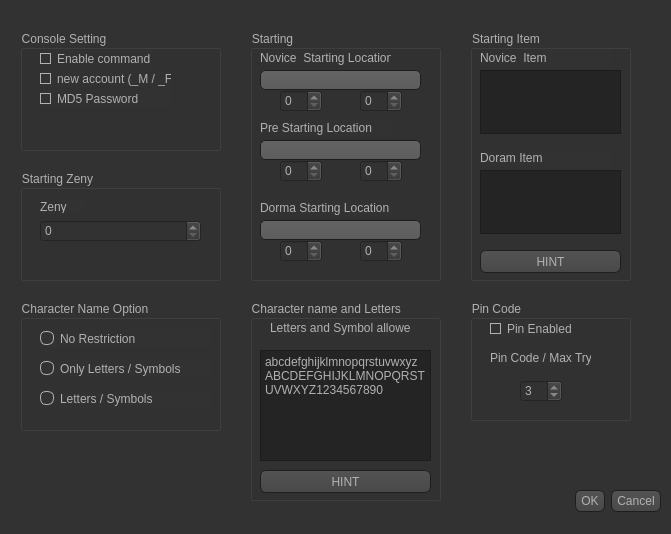
<?xml version="1.0" encoding="UTF-8"?>
<ui version="4.0">
 <class>AdvanceSetting</class>
 <widget class="QDialog" name="AdvanceSetting">
  <property name="windowModality">
   <enum>Qt::NonModal</enum>
  </property>
  <property name="geometry">
   <rect>
    <x>0</x>
    <y>0</y>
    <width>671</width>
    <height>534</height>
   </rect>
  </property>
  <property name="windowTitle">
   <string>Advanced Setting</string>
  </property>
  <property name="styleSheet">
   <string notr="true">QToolTip
{
     border: 1px solid black;
     background-color: #ffa02f;
     padding: 1px;
     border-radius: 3px;
     opacity: 100;
}

QWidget
{
    color: #b1b1b1;
    background-color: #323232;
}

QWidget:item:hover
{
    background-color: QLinearGradient( x1: 0, y1: 0, x2: 0, y2: 1, stop: 0 #ffa02f, stop: 1 #ca0619);
    color: #000000;
}

QWidget:item:selected
{
    background-color: QLinearGradient( x1: 0, y1: 0, x2: 0, y2: 1, stop: 0 #ffa02f, stop: 1 #d7801a);
}

QMenuBar::item
{
    background: transparent;
}

QMenuBar::item:selected
{
    background: transparent;
    border: 1px solid #ffaa00;
}

QMenuBar::item:pressed
{
    background: #444;
    border: 1px solid #000;
    background-color: QLinearGradient(
        x1:0, y1:0,
        x2:0, y2:1,
        stop:1 #212121,
        stop:0.4 #343434/*,
        stop:0.2 #343434,
        stop:0.1 #ffaa00*/
    );
    margin-bottom:-1px;
    padding-bottom:1px;
}

QMenu
{
    border: 1px solid #000;
}

QMenu::item
{
    padding: 2px 20px 2px 20px;
}

QMenu::item:selected
{
    color: #000000;
}

QWidget:disabled
{
    color: #404040;
    background-color: #323232;
}

QAbstractItemView
{
    background-color: QLinearGradient( x1: 0, y1: 0, x2: 0, y2: 1, stop: 0 #4d4d4d, stop: 0.1 #646464, stop: 1 #5d5d5d);
}

QWidget:focus
{
    /*border: 2px solid QLinearGradient( x1: 0, y1: 0, x2: 0, y2: 1, stop: 0 #ffa02f, stop: 1 #d7801a);*/
}

QLineEdit
{
    background-color: QLinearGradient( x1: 0, y1: 0, x2: 0, y2: 1, stop: 0 #4d4d4d, stop: 0 #646464, stop: 1 #5d5d5d);
    padding: 1px;
    border-style: solid;
    border: 1px solid #1e1e1e;
    border-radius: 5;
}

QPushButton
{
    color: #b1b1b1;
    background-color: QLinearGradient( x1: 0, y1: 0, x2: 0, y2: 1, stop: 0 #565656, stop: 0.1 #525252, stop: 0.5 #4e4e4e, stop: 0.9 #4a4a4a, stop: 1 #464646);
    border-width: 1px;
    border-color: #1e1e1e;
    border-style: solid;
    border-radius: 6;
    padding: 3px;
    font-size: 12px;
    padding-left: 5px;
    padding-right: 5px;
}

QPushButton:pressed
{
    background-color: QLinearGradient( x1: 0, y1: 0, x2: 0, y2: 1, stop: 0 #2d2d2d, stop: 0.1 #2b2b2b, stop: 0.5 #292929, stop: 0.9 #282828, stop: 1 #252525);
}

QComboBox
{
    selection-background-color: #ffaa00;
    background-color: QLinearGradient( x1: 0, y1: 0, x2: 0, y2: 1, stop: 0 #565656, stop: 0.1 #525252, stop: 0.5 #4e4e4e, stop: 0.9 #4a4a4a, stop: 1 #464646);
    border-style: solid;
    border: 1px solid #1e1e1e;
    border-radius: 5;
}

QComboBox:hover,QPushButton:hover
{
    border: 2px solid QLinearGradient( x1: 0, y1: 0, x2: 0, y2: 1, stop: 0 #ffa02f, stop: 1 #d7801a);
}


QComboBox:on
{
    padding-top: 3px;
    padding-left: 4px;
    background-color: QLinearGradient( x1: 0, y1: 0, x2: 0, y2: 1, stop: 0 #2d2d2d, stop: 0.1 #2b2b2b, stop: 0.5 #292929, stop: 0.9 #282828, stop: 1 #252525);
    selection-background-color: #ffaa00;
}

QComboBox QAbstractItemView
{
    border: 2px solid darkgray;
    selection-background-color: QLinearGradient( x1: 0, y1: 0, x2: 0, y2: 1, stop: 0 #ffa02f, stop: 1 #d7801a);
}

QComboBox::drop-down
{
     subcontrol-origin: padding;
     subcontrol-position: top right;
     width: 15px;

     border-left-width: 0px;
     border-left-color: darkgray;
     border-left-style: solid; /* just a single line */
     border-top-right-radius: 3px; /* same radius as the QComboBox */
     border-bottom-right-radius: 3px;
 }

QComboBox::down-arrow
{
     image: url(:/new/images/down_arrow.png);
}

QGroupBox:focus
{
border: 2px solid QLinearGradient( x1: 0, y1: 0, x2: 0, y2: 1, stop: 0 #ffa02f, stop: 1 #d7801a);
}

QTextEdit:focus
{
    border: 2px solid QLinearGradient( x1: 0, y1: 0, x2: 0, y2: 1, stop: 0 #ffa02f, stop: 1 #d7801a);
}

QScrollBar:horizontal {
     border: 1px solid #222222;
     background: QLinearGradient( x1: 0, y1: 0, x2: 0, y2: 1, stop: 0.0 #121212, stop: 0.2 #282828, stop: 1 #484848);
     height: 7px;
     margin: 0px 16px 0 16px;
}

QScrollBar::handle:horizontal
{
      background: QLinearGradient( x1: 0, y1: 0, x2: 1, y2: 0, stop: 0 #ffa02f, stop: 0.5 #d7801a, stop: 1 #ffa02f);
      min-height: 20px;
      border-radius: 2px;
}

QScrollBar::add-line:horizontal {
      border: 1px solid #1b1b19;
      border-radius: 2px;
      background: QLinearGradient( x1: 0, y1: 0, x2: 1, y2: 0, stop: 0 #ffa02f, stop: 1 #d7801a);
      width: 14px;
      subcontrol-position: right;
      subcontrol-origin: margin;
}

QScrollBar::sub-line:horizontal {
      border: 1px solid #1b1b19;
      border-radius: 2px;
      background: QLinearGradient( x1: 0, y1: 0, x2: 1, y2: 0, stop: 0 #ffa02f, stop: 1 #d7801a);
      width: 14px;
     subcontrol-position: left;
     subcontrol-origin: margin;
}

QScrollBar::right-arrow:horizontal, QScrollBar::left-arrow:horizontal
{
      border: 1px solid black;
      width: 1px;
      height: 1px;
      background: white;
}

QScrollBar::add-page:horizontal, QScrollBar::sub-page:horizontal
{
      background: none;
}

QScrollBar:vertical
{
      background: QLinearGradient( x1: 0, y1: 0, x2: 1, y2: 0, stop: 0.0 #121212, stop: 0.2 #282828, stop: 1 #484848);
      width: 7px;
      margin: 16px 0 16px 0;
      border: 1px solid #222222;
}

QScrollBar::handle:vertical
{
      background: QLinearGradient( x1: 0, y1: 0, x2: 0, y2: 1, stop: 0 #ffa02f, stop: 0.5 #d7801a, stop: 1 #ffa02f);
      min-height: 20px;
      border-radius: 2px;
}

QScrollBar::add-line:vertical
{
      border: 1px solid #1b1b19;
      border-radius: 2px;
      background: QLinearGradient( x1: 0, y1: 0, x2: 0, y2: 1, stop: 0 #ffa02f, stop: 1 #d7801a);
      height: 14px;
      subcontrol-position: bottom;
      subcontrol-origin: margin;
}

QScrollBar::sub-line:vertical
{
      border: 1px solid #1b1b19;
      border-radius: 2px;
      background: QLinearGradient( x1: 0, y1: 0, x2: 0, y2: 1, stop: 0 #d7801a, stop: 1 #ffa02f);
      height: 14px;
      subcontrol-position: top;
      subcontrol-origin: margin;
}

QScrollBar::up-arrow:vertical, QScrollBar::down-arrow:vertical
{
      border: 1px solid black;
      width: 1px;
      height: 1px;
      background: white;
}


QScrollBar::add-page:vertical, QScrollBar::sub-page:vertical
{
      background: none;
}

QTextEdit
{
    background-color: #242424;
}

QPlainTextEdit
{
    background-color: #242424;
}

QHeaderView::section
{
    background-color: QLinearGradient(x1:0, y1:0, x2:0, y2:1, stop:0 #616161, stop: 0.5 #505050, stop: 0.6 #434343, stop:1 #656565);
    color: white;
    padding-left: 4px;
    border: 1px solid #6c6c6c;
}

QCheckBox:disabled
{
color: #414141;
}

QDockWidget::title
{
    text-align: center;
    spacing: 3px; /* spacing between items in the tool bar */
    background-color: QLinearGradient(x1:0, y1:0, x2:0, y2:1, stop:0 #323232, stop: 0.5 #242424, stop:1 #323232);
}

QDockWidget::close-button, QDockWidget::float-button
{
    text-align: center;
    spacing: 1px; /* spacing between items in the tool bar */
    background-color: QLinearGradient(x1:0, y1:0, x2:0, y2:1, stop:0 #323232, stop: 0.5 #242424, stop:1 #323232);
}

QDockWidget::close-button:hover, QDockWidget::float-button:hover
{
    background: #242424;
}

QDockWidget::close-button:pressed, QDockWidget::float-button:pressed
{
    padding: 1px -1px -1px 1px;
}

QMainWindow::separator
{
    background-color: QLinearGradient(x1:0, y1:0, x2:0, y2:1, stop:0 #161616, stop: 0.5 #151515, stop: 0.6 #212121, stop:1 #343434);
    color: white;
    padding-left: 4px;
    border: 1px solid #4c4c4c;
    spacing: 3px; /* spacing between items in the tool bar */
}

QMainWindow::separator:hover
{

    background-color: QLinearGradient(x1:0, y1:0, x2:0, y2:1, stop:0 #d7801a, stop:0.5 #b56c17 stop:1 #ffa02f);
    color: white;
    padding-left: 4px;
    border: 1px solid #6c6c6c;
    spacing: 3px; /* spacing between items in the tool bar */
}

QToolBar::handle
{
     spacing: 3px; /* spacing between items in the tool bar */
     background: url(:/new/images/handle.png);
}

QMenu::separator
{
    height: 2px;
    background-color: QLinearGradient(x1:0, y1:0, x2:0, y2:1, stop:0 #161616, stop: 0.5 #151515, stop: 0.6 #212121, stop:1 #343434);
    color: white;
    padding-left: 4px;
    margin-left: 10px;
    margin-right: 5px;
}

QProgressBar
{
    border: 2px solid grey;
    border-radius: 5px;
    text-align: center;
}

QProgressBar::chunk
{
    background-color: #d7801a;
    width: 2.15px;
    margin: 0.5px;
}

QTabBar::tab {
    color: #b1b1b1;
    border: 1px solid #444;
    border-bottom-style: none;
    background-color: #323232;
    padding-left: 10px;
    padding-right: 10px;
    padding-top: 3px;
    padding-bottom: 2px;
    margin-right: -1px;
}

QTabWidget::pane {
    border: 1px solid #444;
    top: 1px;
}

QTabBar::tab:last
{
    margin-right: 0; /* the last selected tab has nothing to overlap with on the right */
    border-top-right-radius: 3px;
}

QTabBar::tab:first:!selected
{
 margin-left: 0px; /* the last selected tab has nothing to overlap with on the right */


    border-top-left-radius: 3px;
}

QTabBar::tab:!selected
{
    color: #b1b1b1;
    border-bottom-style: solid;
    margin-top: 3px;
    background-color: QLinearGradient(x1:0, y1:0, x2:0, y2:1, stop:1 #212121, stop:.4 #343434);
}

QTabBar::tab:selected
{
    border-top-left-radius: 3px;
    border-top-right-radius: 3px;
    margin-bottom: 0px;
}

QTabBar::tab:!selected:hover
{
    /*border-top: 2px solid #ffaa00;
    padding-bottom: 3px;*/
    border-top-left-radius: 3px;
    border-top-right-radius: 3px;
    background-color: QLinearGradient(x1:0, y1:0, x2:0, y2:1, stop:1 #212121, stop:0.4 #343434, stop:0.2 #343434, stop:0.1 #ffaa00);
}

QRadioButton::indicator:checked, QRadioButton::indicator:unchecked{
    color: #b1b1b1;
    background-color: #323232;
    border: 1px solid #b1b1b1;
    border-radius: 6px;
}

QRadioButton::indicator:checked
{
    background-color: qradialgradient(
        cx: 0.5, cy: 0.5,
        fx: 0.5, fy: 0.5,
        radius: 1.0,
        stop: 0.25 #ffaa00,
        stop: 0.3 #323232
    );
}

QCheckBox::indicator{
    color: #b1b1b1;
    background-color: #323232;
    border: 1px solid #b1b1b1;
    width: 9px;
    height: 9px;
}

QRadioButton::indicator
{
    border-radius: 6px;
}

QRadioButton::indicator:hover, QCheckBox::indicator:hover
{
    border: 1px solid #ffaa00;
}

QCheckBox::indicator:checked
{
   
    image:url(:/new/images/checkbox.png);
}

QCheckBox::indicator:disabled, QRadioButton::indicator:disabled
{
    border: 1px solid #444;
}</string>
  </property>
  <widget class="QGroupBox" name="groupBox">
   <property name="geometry">
    <rect>
     <x>20</x>
     <y>30</y>
     <width>201</width>
     <height>121</height>
    </rect>
   </property>
   <property name="title">
    <string>Console Setting</string>
   </property>
   <widget class="QCheckBox" name="checkBox_2">
    <property name="geometry">
     <rect>
      <x>20</x>
      <y>20</y>
      <width>111</width>
      <height>17</height>
     </rect>
    </property>
    <property name="text">
     <string>Enable command</string>
    </property>
    <property name="checked">
     <bool>false</bool>
    </property>
   </widget>
   <widget class="QCheckBox" name="checkBox_3">
    <property name="geometry">
     <rect>
      <x>20</x>
      <y>40</y>
      <width>131</width>
      <height>17</height>
     </rect>
    </property>
    <property name="text">
     <string>new account (_M / _F)</string>
    </property>
    <property name="checked">
     <bool>false</bool>
    </property>
   </widget>
   <widget class="QCheckBox" name="checkBox_4">
    <property name="geometry">
     <rect>
      <x>20</x>
      <y>60</y>
      <width>131</width>
      <height>17</height>
     </rect>
    </property>
    <property name="text">
     <string>MD5 Password</string>
    </property>
    <property name="checked">
     <bool>false</bool>
    </property>
   </widget>
  </widget>
  <widget class="QDialogButtonBox" name="buttonBox">
   <property name="geometry">
    <rect>
     <x>0</x>
     <y>490</y>
     <width>661</width>
     <height>23</height>
    </rect>
   </property>
   <property name="standardButtons">
    <set>QDialogButtonBox::Cancel|QDialogButtonBox::Ok</set>
   </property>
  </widget>
  <widget class="QGroupBox" name="groupBox_2">
   <property name="geometry">
    <rect>
     <x>250</x>
     <y>30</y>
     <width>191</width>
     <height>251</height>
    </rect>
   </property>
   <property name="title">
    <string>Starting</string>
   </property>
   <widget class="QLabel" name="label">
    <property name="geometry">
     <rect>
      <x>10</x>
      <y>20</y>
      <width>131</width>
      <height>16</height>
     </rect>
    </property>
    <property name="text">
     <string>Novice  Starting Location</string>
    </property>
   </widget>
   <widget class="QLineEdit" name="lineEdit">
    <property name="geometry">
     <rect>
      <x>10</x>
      <y>40</y>
      <width>161</width>
      <height>20</height>
     </rect>
    </property>
   </widget>
   <widget class="QSpinBox" name="spinBox">
    <property name="geometry">
     <rect>
      <x>30</x>
      <y>60</y>
      <width>42</width>
      <height>22</height>
     </rect>
    </property>
    <property name="maximum">
     <number>1000</number>
    </property>
   </widget>
   <widget class="QSpinBox" name="spinBox_2">
    <property name="geometry">
     <rect>
      <x>110</x>
      <y>60</y>
      <width>42</width>
      <height>22</height>
     </rect>
    </property>
    <property name="maximum">
     <number>1000</number>
    </property>
   </widget>
   <widget class="QLineEdit" name="lineEdit_2">
    <property name="geometry">
     <rect>
      <x>10</x>
      <y>110</y>
      <width>161</width>
      <height>20</height>
     </rect>
    </property>
   </widget>
   <widget class="QLabel" name="label_2">
    <property name="geometry">
     <rect>
      <x>10</x>
      <y>90</y>
      <width>131</width>
      <height>16</height>
     </rect>
    </property>
    <property name="text">
     <string>Pre Starting Location</string>
    </property>
   </widget>
   <widget class="QSpinBox" name="spinBox_3">
    <property name="geometry">
     <rect>
      <x>30</x>
      <y>130</y>
      <width>42</width>
      <height>22</height>
     </rect>
    </property>
    <property name="maximum">
     <number>1000</number>
    </property>
   </widget>
   <widget class="QSpinBox" name="spinBox_4">
    <property name="geometry">
     <rect>
      <x>110</x>
      <y>130</y>
      <width>42</width>
      <height>22</height>
     </rect>
    </property>
    <property name="maximum">
     <number>1000</number>
    </property>
   </widget>
   <widget class="QLabel" name="label_3">
    <property name="geometry">
     <rect>
      <x>10</x>
      <y>170</y>
      <width>131</width>
      <height>16</height>
     </rect>
    </property>
    <property name="text">
     <string>Dorma Starting Location</string>
    </property>
   </widget>
   <widget class="QLineEdit" name="lineEdit_3">
    <property name="geometry">
     <rect>
      <x>10</x>
      <y>190</y>
      <width>161</width>
      <height>20</height>
     </rect>
    </property>
   </widget>
   <widget class="QSpinBox" name="spinBox_5">
    <property name="geometry">
     <rect>
      <x>30</x>
      <y>210</y>
      <width>42</width>
      <height>22</height>
     </rect>
    </property>
    <property name="maximum">
     <number>1000</number>
    </property>
   </widget>
   <widget class="QSpinBox" name="spinBox_6">
    <property name="geometry">
     <rect>
      <x>110</x>
      <y>210</y>
      <width>42</width>
      <height>22</height>
     </rect>
    </property>
    <property name="maximum">
     <number>1000</number>
    </property>
   </widget>
  </widget>
  <widget class="QGroupBox" name="groupBox_3">
   <property name="geometry">
    <rect>
     <x>470</x>
     <y>30</y>
     <width>161</width>
     <height>251</height>
    </rect>
   </property>
   <property name="title">
    <string>Starting Item</string>
   </property>
   <widget class="QLabel" name="label_4">
    <property name="geometry">
     <rect>
      <x>10</x>
      <y>20</y>
      <width>131</width>
      <height>16</height>
     </rect>
    </property>
    <property name="text">
     <string>Novice  Item</string>
    </property>
   </widget>
   <widget class="QTextEdit" name="textEdit">
    <property name="geometry">
     <rect>
      <x>10</x>
      <y>40</y>
      <width>141</width>
      <height>64</height>
     </rect>
    </property>
   </widget>
   <widget class="QLabel" name="label_5">
    <property name="geometry">
     <rect>
      <x>10</x>
      <y>120</y>
      <width>131</width>
      <height>16</height>
     </rect>
    </property>
    <property name="text">
     <string>Doram Item</string>
    </property>
   </widget>
   <widget class="QTextEdit" name="textEdit_2">
    <property name="geometry">
     <rect>
      <x>10</x>
      <y>140</y>
      <width>141</width>
      <height>64</height>
     </rect>
    </property>
   </widget>
   <widget class="QPushButton" name="pushButton">
    <property name="geometry">
     <rect>
      <x>10</x>
      <y>220</y>
      <width>141</width>
      <height>23</height>
     </rect>
    </property>
    <property name="text">
     <string>HINT</string>
    </property>
   </widget>
  </widget>
  <widget class="QGroupBox" name="groupBox_4">
   <property name="geometry">
    <rect>
     <x>20</x>
     <y>170</y>
     <width>201</width>
     <height>111</height>
    </rect>
   </property>
   <property name="title">
    <string>Starting Zeny</string>
   </property>
   <widget class="QLabel" name="label_6">
    <property name="geometry">
     <rect>
      <x>20</x>
      <y>30</y>
      <width>46</width>
      <height>13</height>
     </rect>
    </property>
    <property name="text">
     <string>Zeny</string>
    </property>
   </widget>
   <widget class="QSpinBox" name="spinBox_7">
    <property name="geometry">
     <rect>
      <x>20</x>
      <y>50</y>
      <width>161</width>
      <height>22</height>
     </rect>
    </property>
    <property name="maximum">
     <number>100000000</number>
    </property>
   </widget>
  </widget>
  <widget class="QGroupBox" name="groupBox_5">
   <property name="geometry">
    <rect>
     <x>20</x>
     <y>300</y>
     <width>201</width>
     <height>131</height>
    </rect>
   </property>
   <property name="title">
    <string>Character Name Option</string>
   </property>
   <widget class="QRadioButton" name="radioButton">
    <property name="geometry">
     <rect>
      <x>20</x>
      <y>30</y>
      <width>171</width>
      <height>17</height>
     </rect>
    </property>
    <property name="text">
     <string>No Restriction</string>
    </property>
   </widget>
   <widget class="QRadioButton" name="radioButton_2">
    <property name="geometry">
     <rect>
      <x>20</x>
      <y>60</y>
      <width>171</width>
      <height>17</height>
     </rect>
    </property>
    <property name="text">
     <string>Only Letters / Symbols</string>
    </property>
    <property name="checked">
     <bool>true</bool>
    </property>
   </widget>
   <widget class="QRadioButton" name="radioButton_3">
    <property name="geometry">
     <rect>
      <x>20</x>
      <y>90</y>
      <width>171</width>
      <height>17</height>
     </rect>
    </property>
    <property name="text">
     <string>Letters / Symbols</string>
    </property>
   </widget>
  </widget>
  <widget class="QGroupBox" name="groupBox_6">
   <property name="geometry">
    <rect>
     <x>250</x>
     <y>300</y>
     <width>191</width>
     <height>201</height>
    </rect>
   </property>
   <property name="title">
    <string>Character name and Letters </string>
   </property>
   <widget class="QLabel" name="label_7">
    <property name="geometry">
     <rect>
      <x>20</x>
      <y>20</y>
      <width>141</width>
      <height>16</height>
     </rect>
    </property>
    <property name="text">
     <string>Letters and Symbol allowed</string>
    </property>
   </widget>
   <widget class="QPlainTextEdit" name="plainTextEdit">
    <property name="geometry">
     <rect>
      <x>10</x>
      <y>50</y>
      <width>171</width>
      <height>111</height>
     </rect>
    </property>
    <property name="plainText">
     <string>abcdefghijklmnopqrstuvwxyz ABCDEFGHIJKLMNOPQRSTUVWXYZ1234567890</string>
    </property>
   </widget>
   <widget class="QPushButton" name="pushButton_2">
    <property name="geometry">
     <rect>
      <x>10</x>
      <y>170</y>
      <width>171</width>
      <height>23</height>
     </rect>
    </property>
    <property name="text">
     <string>HINT</string>
    </property>
   </widget>
  </widget>
  <widget class="QGroupBox" name="groupBox_7">
   <property name="geometry">
    <rect>
     <x>470</x>
     <y>300</y>
     <width>161</width>
     <height>121</height>
    </rect>
   </property>
   <property name="title">
    <string>Pin Code</string>
   </property>
   <widget class="QCheckBox" name="checkBox">
    <property name="geometry">
     <rect>
      <x>20</x>
      <y>20</y>
      <width>81</width>
      <height>17</height>
     </rect>
    </property>
    <property name="text">
     <string>Pin Enabled</string>
    </property>
    <property name="checked">
     <bool>true</bool>
    </property>
   </widget>
   <widget class="QLabel" name="label_8">
    <property name="geometry">
     <rect>
      <x>20</x>
      <y>50</y>
      <width>101</width>
      <height>16</height>
     </rect>
    </property>
    <property name="text">
     <string>Pin Code / Max Try</string>
    </property>
   </widget>
   <widget class="QSpinBox" name="spinBox_8">
    <property name="geometry">
     <rect>
      <x>50</x>
      <y>80</y>
      <width>42</width>
      <height>22</height>
     </rect>
    </property>
    <property name="value">
     <number>3</number>
    </property>
   </widget>
  </widget>
 </widget>
 <resources/>
 <connections/>
</ui>
